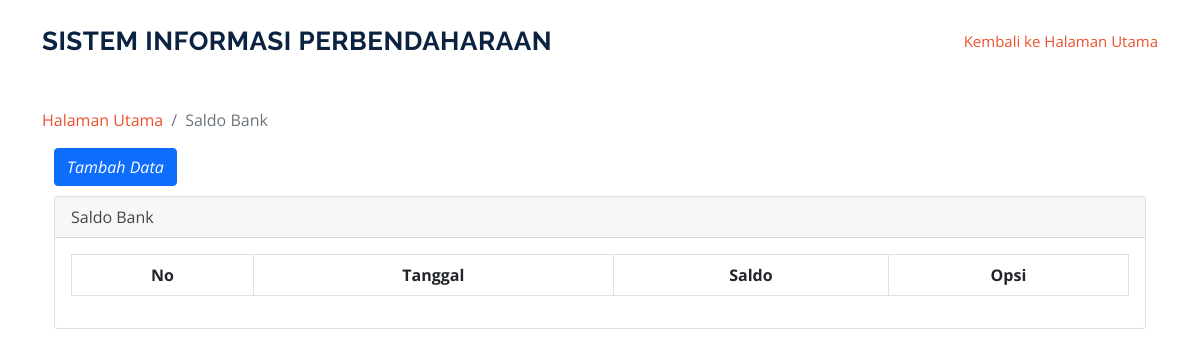
Before: /index.php/saldobank with the older database file.
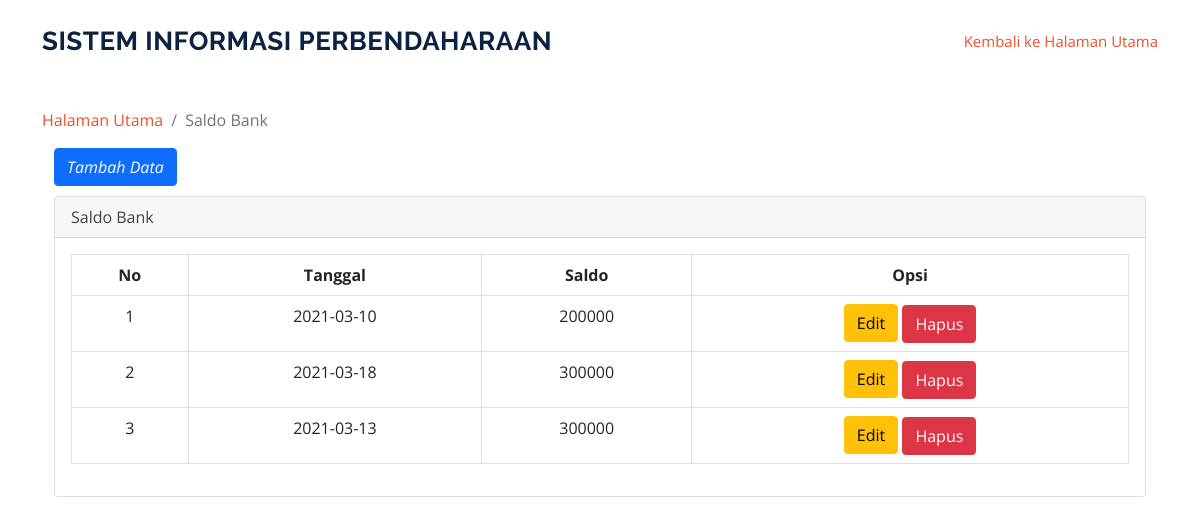
After: the same page with the newer database file.
### tables this page shows
CREATE TABLE `tbl_saldobank` (
  `id` int(11) NOT NULL,
  `tanggal` date NOT NULL,
  `saldo` int(11) NOT NULL
);

### application/controllers/Saldobank.php (called while the page is built, shortened)
<?php
class Saldobank extends CI_Controller {
	public function __construct()
    {
       $this->load->model('model_saldobank');
    }
	function index()
	{
        $data['content'] = $this->db->get('tbl_saldobank');
        $this->load->view('saldobank/saldobank', $data);
	}
}

### index.php (called while the page is built, shortened)
<?php
require_once BASEPATH.'core/CodeIgniter.php';

### application/views/saldobank/saldobank.php (the view, shortened to what this page needs)
</head>
<section id_ssh="services" class="services">
      <div class="container">
      <ol class="breadcrumb" >
        <li class="breadcrumb-item">
          <a href="<?php echo base_url('user/index')?>">Halaman Utama</a>
        </li>
        <li class="breadcrumb-item active">Saldo Bank</li>
      </ol>
      <div class="container">
      <a href="<?php echo base_url('saldobank/menambahdatasaldobank')?>" class="btn btn-primary" style="margin-bottom: 10px;"><i class="fa fa-plus">Tambah Data</a></i>
  <div class="card mb-3">
        <div class="card-header">
          <i class="fa fa-table"></i>Saldo Bank</div>
        <div class="card-body">
          <div class="table-responsive">
            <table class="table table-bordered" id="dataTable" width="100%" cellspacing="0">
              <thead>
                <tr class="text-center">
                  <th>No</th>
                  <th>Tanggal</th>
                  <th>Saldo</th>
                  <th>Opsi</th>
                </tr>
              </thead>
            <tbody  class="text-center">
                <tr>
                <?php
                  $i = 1;
                  foreach ($content->result() as $data) : ?>
                  <td><?= $i ?></td>
                  <td><?= $data->tanggal?></td>
                  <td><?= $data->saldo?></td>
                  <td>
                    <a href="<?php echo base_url()?>saldobank/updatedatasaldobank/<?php echo $data->id; ?>" class="btn btn-warning" style="margin-bottom: 1px;">Edit<i class="fa fa-tag"></i></a>
                    <a href="<?php echo base_url()?>saldobank/action_deletedatasaldobank/<?php echo $data->id; ?>" onclick="return confirm('Apakah anda yakin?');" class="btn btn-danger">Hapus<i class="fa fa-trash"></i></a>
                  </td>
                </tr>
                    <?php
                      $i++;
                    endforeach;
                  ?>
              </tbody>
            </table>
          </div>
        </div>
      </div>
    </div>
  </div>

Changed rows visible on the page:
added tbl_saldobank: tanggal "2021-03-10", saldo "200000"
added tbl_saldobank: tanggal "2021-03-18", saldo "300000"
added tbl_saldobank: tanggal "2021-03-13", saldo "300000"
